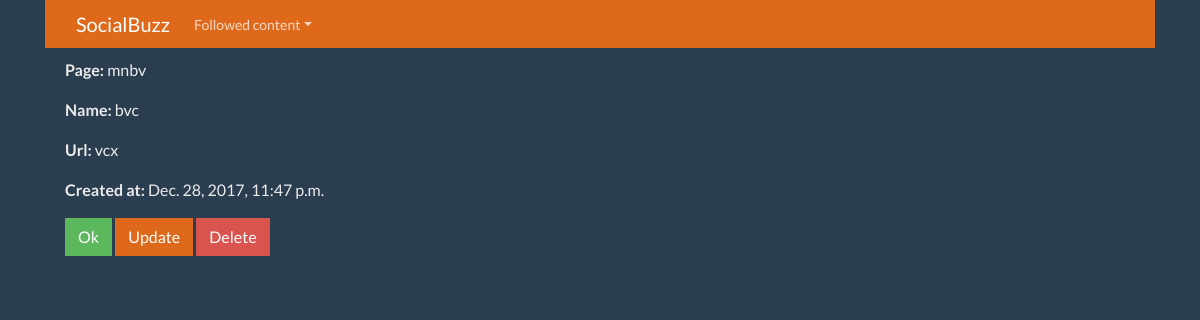
The page /facebook/show/20/ on the database its author committed.
### facebook/models.py (models this page shows)
class FacebookPage(models.Model):
    page_id = models.CharField(blank=False, max_length=100)
    name = models.CharField(blank=True, max_length=100)
    url = models.CharField(blank=True, max_length=100)
    created_at = models.DateTimeField(auto_now=True)

### facebook/views.py (the view)
# urls.py: url(r'^show/(?P<pk>\d+)/$', FacebookPageShow.as_view(), name='show_page'),
class FacebookPageShow(DetailView):
	model = FacebookPage
	template_name = 'page_show.html'

### templates/page_show.html
{% extends 'base.html' %}
{% block content %}
<p><strong>Page: </strong>{{ object.page_id }} </p>
<p><strong>Name: </strong>{{ object.name }} </p>
<p><strong>Url: </strong>{{ object.url }} </p>
<p><strong>Created at: </strong>{{ object.created_at }} </p>
<a class= "btn btn-success" href="{% url 'facebook:list_page' %}">Ok</a>
<a class= "btn btn-primary" href="{% url 'facebook:update_page' pk=object.pk %}">Update</a>
<a class="btn btn-danger" href="{% url 'facebook:delete_page' pk=object.pk %}">Delete</a>
{% endblock %}

### rows shown on the page
FacebookPage: page_id "mnbv", name "bvc", url "vcx", created_at "Dec. 28, 2017, 11:47 p.m."
